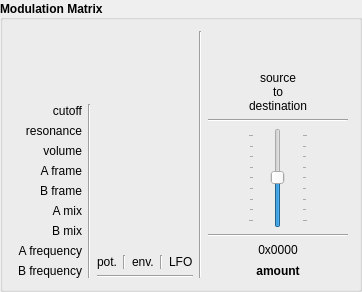
           <widget class="QGroupBox" name="group_mod_matrix">
            <property name="font">
             <font>
              <weight>75</weight>
              <bold>true</bold>
             </font>
            </property>
            <property name="title">
             <string>Modulation Matrix</string>
            </property>
            <property name="alignment">
             <set>Qt::AlignLeading|Qt::AlignLeft|Qt::AlignVCenter</set>
            </property>
            <layout class="QHBoxLayout" name="horizontalLayout_49">
             <item>
              <layout class="QVBoxLayout" name="verticalLayout_57">
               <item>
                <spacer name="verticalSpacer_48">
                 <property name="orientation">
                  <enum>Qt::Vertical</enum>
                 </property>
                 <property name="sizeHint" stdset="0">
                  <size>
                   <width>20</width>
                   <height>40</height>
                  </size>
                 </property>
                </spacer>
               </item>
               <item>
                <layout class="QHBoxLayout" name="horizontalLayout_50">
                 <item>
                  <layout class="QVBoxLayout" name="verticalLayout_58">
                   <item>
                    <widget class="QLabel" name="label_45">
                     <property name="minimumSize">
                      <size>
                       <width>0</width>
                       <height>14</height>
                      </size>
                     </property>
                     <property name="font">
                      <font>
                       <weight>50</weight>
                       <bold>false</bold>
                      </font>
                     </property>
                     <property name="text">
                      <string>cutoff</string>
                     </property>
                     <property name="alignment">
                      <set>Qt::AlignRight|Qt::AlignTrailing|Qt::AlignVCenter</set>
                     </property>
                    </widget>
                   </item>
                   <item>
                    <widget class="QLabel" name="label_46">
                     <property name="minimumSize">
                      <size>
                       <width>0</width>
                       <height>14</height>
                      </size>
                     </property>
                     <property name="font">
                      <font>
                       <weight>50</weight>
                       <bold>false</bold>
                      </font>
                     </property>
                     <property name="text">
                      <string>resonance</string>
                     </property>
                     <property name="alignment">
                      <set>Qt::AlignRight|Qt::AlignTrailing|Qt::AlignVCenter</set>
                     </property>
                    </widget>
                   </item>
                   <item>
                    <widget class="QLabel" name="label_48">
                     <property name="minimumSize">
                      <size>
                       <width>0</width>
                       <height>14</height>
                      </size>
                     </property>
                     <property name="font">
                      <font>
                       <weight>50</weight>
                       <bold>false</bold>
                      </font>
                     </property>
                     <property name="text">
                      <string>volume</string>
                     </property>
                     <property name="alignment">
                      <set>Qt::AlignRight|Qt::AlignTrailing|Qt::AlignVCenter</set>
                     </property>
                    </widget>
                   </item>
                   <item>
                    <widget class="QLabel" name="label_47">
                     <property name="minimumSize">
                      <size>
                       <width>0</width>
                       <height>14</height>
                      </size>
                     </property>
                     <property name="font">
                      <font>
                       <weight>50</weight>
                       <bold>false</bold>
                      </font>
                     </property>
                     <property name="text">
                      <string>A frame</string>
                     </property>
                     <property name="alignment">
                      <set>Qt::AlignRight|Qt::AlignTrailing|Qt::AlignVCenter</set>
                     </property>
                    </widget>
                   </item>
                   <item>
                    <widget class="QLabel" name="label_65">
                     <property name="minimumSize">
                      <size>
                       <width>0</width>
                       <height>14</height>
                      </size>
                     </property>
                     <property name="font">
                      <font>
                       <weight>50</weight>
                       <bold>false</bold>
                      </font>
                     </property>
                     <property name="text">
                      <string>B frame</string>
                     </property>
                     <property name="alignment">
                      <set>Qt::AlignRight|Qt::AlignTrailing|Qt::AlignVCenter</set>
                     </property>
                    </widget>
                   </item>
                   <item>
                    <widget class="QLabel" name="label_66">
                     <property name="minimumSize">
                      <size>
                       <width>0</width>
                       <height>14</height>
                      </size>
                     </property>
                     <property name="font">
                      <font>
                       <weight>50</weight>
                       <bold>false</bold>
                      </font>
                     </property>
                     <property name="text">
                      <string>A mix</string>
                     </property>
                     <property name="alignment">
                      <set>Qt::AlignRight|Qt::AlignTrailing|Qt::AlignVCenter</set>
                     </property>
                    </widget>
                   </item>
                   <item>
                    <widget class="QLabel" name="label_67">
                     <property name="minimumSize">
                      <size>
                       <width>0</width>
                       <height>14</height>
                      </size>
                     </property>
                     <property name="font">
                      <font>
                       <weight>50</weight>
                       <bold>false</bold>
                      </font>
                     </property>
                     <property name="text">
                      <string>B mix</string>
                     </property>
                     <property name="alignment">
                      <set>Qt::AlignRight|Qt::AlignTrailing|Qt::AlignVCenter</set>
                     </property>
                    </widget>
                   </item>
                   <item>
                    <widget class="QLabel" name="label_97">
                     <property name="minimumSize">
                      <size>
                       <width>0</width>
                       <height>14</height>
                      </size>
                     </property>
                     <property name="font">
                      <font>
                       <weight>50</weight>
                       <bold>false</bold>
                      </font>
                     </property>
                     <property name="text">
                      <string> A frequency</string>
                     </property>
                     <property name="alignment">
                      <set>Qt::AlignRight|Qt::AlignTrailing|Qt::AlignVCenter</set>
                     </property>
                    </widget>
                   </item>
                   <item>
                    <widget class="QLabel" name="label_98">
                     <property name="minimumSize">
                      <size>
                       <width>0</width>
                       <height>14</height>
                      </size>
                     </property>
                     <property name="font">
                      <font>
                       <weight>50</weight>
                       <bold>false</bold>
                      </font>
                     </property>
                     <property name="text">
                      <string> B frequency</string>
                     </property>
                     <property name="alignment">
                      <set>Qt::AlignRight|Qt::AlignTrailing|Qt::AlignVCenter</set>
                     </property>
                    </widget>
                   </item>
                  </layout>
                 </item>
                 <item>
                  <widget class="Line" name="line_100">
                   <property name="orientation">
                    <enum>Qt::Vertical</enum>
                   </property>
                  </widget>
                 </item>
                </layout>
               </item>
              </layout>
             </item>
             <item>
              <layout class="QVBoxLayout" name="layout_matrix_col">
               <item>
                <spacer name="verticalSpacer_51">
                 <property name="orientation">
                  <enum>Qt::Vertical</enum>
                 </property>
                 <property name="sizeHint" stdset="0">
                  <size>
                   <width>20</width>
                   <height>40</height>
                  </size>
                 </property>
                </spacer>
               </item>
               <item>
                <layout class="QHBoxLayout" name="horizontalLayout_71">
                 <item>
                  <widget class="QLabel" name="label_82">
                   <property name="font">
                    <font>
                     <weight>50</weight>
                     <bold>false</bold>
                    </font>
                   </property>
                   <property name="text">
                    <string>pot.</string>
                   </property>
                   <property name="textFormat">
                    <enum>Qt::AutoText</enum>
                   </property>
                   <property name="alignment">
                    <set>Qt::AlignLeading|Qt::AlignLeft|Qt::AlignVCenter</set>
                   </property>
                  </widget>
                 </item>
                 <item>
                  <widget class="Line" name="line_104">
                   <property name="orientation">
                    <enum>Qt::Vertical</enum>
                   </property>
                  </widget>
                 </item>
                 <item>
                  <widget class="QLabel" name="label_83">
                   <property name="font">
                    <font>
                     <weight>50</weight>
                     <bold>false</bold>
                    </font>
                   </property>
                   <property name="text">
                    <string>env.</string>
                   </property>
                  </widget>
                 </item>
                 <item>
                  <widget class="Line" name="line_106">
                   <property name="orientation">
                    <enum>Qt::Vertical</enum>
                   </property>
                  </widget>
                 </item>
                 <item>
                  <widget class="QLabel" name="label_84">
                   <property name="font">
                    <font>
                     <weight>50</weight>
                     <bold>false</bold>
                    </font>
                   </property>
                   <property name="text">
                    <string>LFO</string>
                   </property>
                  </widget>
                 </item>
                </layout>
               </item>
               <item>
                <widget class="Line" name="line_17">
                 <property name="orientation">
                  <enum>Qt::Horizontal</enum>
                 </property>
                </widget>
               </item>
               <item>
                <layout class="QGridLayout" name="mod_matrix_layout"/>
               </item>
              </layout>
             </item>
             <item>
              <widget class="Line" name="line_120">
               <property name="orientation">
                <enum>Qt::Vertical</enum>
               </property>
              </widget>
             </item>
             <item>
              <layout class="QVBoxLayout" name="verticalLayout_60">
               <item>
                <spacer name="verticalSpacer_50">
                 <property name="orientation">
                  <enum>Qt::Vertical</enum>
                 </property>
                 <property name="sizeType">
                  <enum>QSizePolicy::Minimum</enum>
                 </property>
                 <property name="sizeHint" stdset="0">
                  <size>
                   <width>20</width>
                   <height>0</height>
                  </size>
                 </property>
                </spacer>
               </item>
               <item>
                <spacer name="verticalSpacer_2">
                 <property name="orientation">
                  <enum>Qt::Vertical</enum>
                 </property>
                 <property name="sizeHint" stdset="0">
                  <size>
                   <width>20</width>
                   <height>40</height>
                  </size>
                 </property>
                </spacer>
               </item>
               <item>
                <widget class="QLabel" name="lbl_mod_select">
                 <property name="minimumSize">
                  <size>
                   <width>100</width>
                   <height>0</height>
                  </size>
                 </property>
                 <property name="font">
                  <font>
                   <weight>50</weight>
                   <bold>false</bold>
                  </font>
                 </property>
                 <property name="text">
                  <string>source
to
destination</string>
                 </property>
                 <property name="alignment">
                  <set>Qt::AlignCenter</set>
                 </property>
                </widget>
               </item>
               <item>
                <widget class="Line" name="line_5">
                 <property name="orientation">
                  <enum>Qt::Horizontal</enum>
                 </property>
                </widget>
               </item>
               <item>
                <layout class="QHBoxLayout" name="horizontalLayout_53">
                 <item>
                  <spacer name="horizontalSpacer_21">
                   <property name="orientation">
                    <enum>Qt::Horizontal</enum>
                   </property>
                   <property name="sizeHint" stdset="0">
                    <size>
                     <width>40</width>
                     <height>20</height>
                    </size>
                   </property>
                  </spacer>
                 </item>
                 <item>
                  <widget class="QSlider" name="slider_mod_amount">
                   <property name="sizePolicy">
                    <sizepolicy hsizetype="Expanding" vsizetype="Expanding">
                     <horstretch>0</horstretch>
                     <verstretch>0</verstretch>
                    </sizepolicy>
                   </property>
                   <property name="minimumSize">
                    <size>
                     <width>60</width>
                     <height>100</height>
                    </size>
                   </property>
                   <property name="maximumSize">
                    <size>
                     <width>60</width>
                     <height>400</height>
                    </size>
                   </property>
                   <property name="layoutDirection">
                    <enum>Qt::LeftToRight</enum>
                   </property>
                   <property name="autoFillBackground">
                    <bool>false</bool>
                   </property>
                   <property name="minimum">
                    <number>-32768</number>
                   </property>
                   <property name="maximum">
                    <number>32767</number>
                   </property>
                   <property name="orientation">
                    <enum>Qt::Vertical</enum>
                   </property>
                   <property name="tickPosition">
                    <enum>QSlider::TicksBothSides</enum>
                   </property>
                   <property name="tickInterval">
                    <number>8192</number>
                   </property>
                  </widget>
                 </item>
                 <item>
                  <spacer name="horizontalSpacer_22">
                   <property name="orientation">
                    <enum>Qt::Horizontal</enum>
                   </property>
                   <property name="sizeHint" stdset="0">
                    <size>
                     <width>40</width>
                     <height>20</height>
                    </size>
                   </property>
                  </spacer>
                 </item>
                </layout>
               </item>
               <item>
                <widget class="Line" name="line_12">
                 <property name="orientation">
                  <enum>Qt::Horizontal</enum>
                 </property>
                </widget>
               </item>
               <item>
                <widget class="QLabel" name="lbl_amount">
                 <property name="font">
                  <font>
                   <weight>50</weight>
                   <bold>false</bold>
                  </font>
                 </property>
                 <property name="text">
                  <string>0x0000</string>
                 </property>
                 <property name="alignment">
                  <set>Qt::AlignCenter</set>
                 </property>
                </widget>
               </item>
               <item>
                <widget class="QLabel" name="label_52">
                 <property name="minimumSize">
                  <size>
                   <width>0</width>
                   <height>15</height>
                  </size>
                 </property>
                 <property name="maximumSize">
                  <size>
                   <width>16777215</width>
                   <height>15</height>
                  </size>
                 </property>
                 <property name="font">
                  <font>
                   <weight>75</weight>
                   <bold>true</bold>
                  </font>
                 </property>
                 <property name="text">
                  <string>amount</string>
                 </property>
                 <property name="alignment">
                  <set>Qt::AlignCenter</set>
                 </property>
                </widget>
               </item>
              </layout>
             </item>
            </layout>
           </widget>
